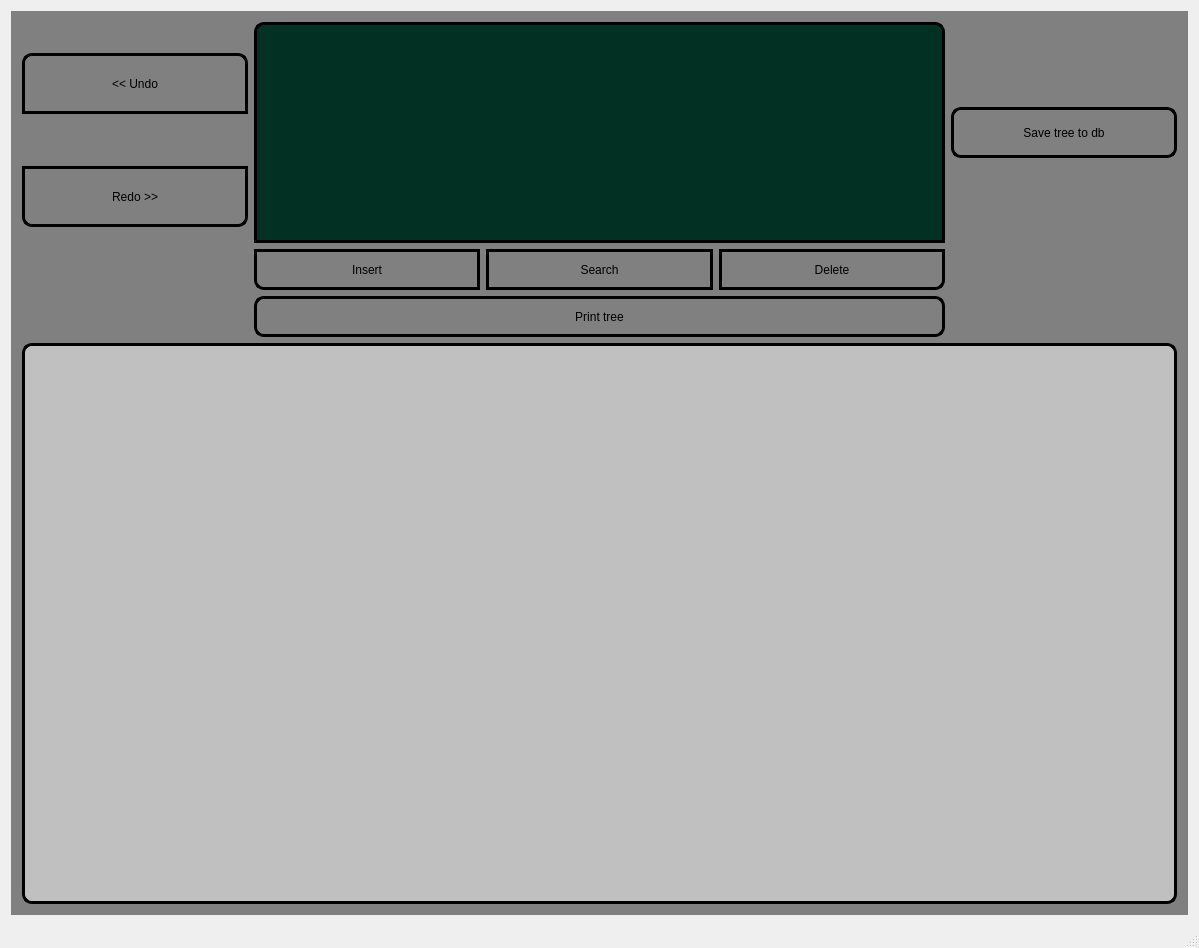
<?xml version="1.0" encoding="UTF-8"?>
<ui version="4.0">
 <class>MainWindow</class>
 <widget class="QMainWindow" name="MainWindow">
  <property name="geometry">
   <rect>
    <x>0</x>
    <y>0</y>
    <width>1199</width>
    <height>948</height>
   </rect>
  </property>
  <property name="windowTitle">
   <string>MainWindow</string>
  </property>
  <widget class="QWidget" name="centralWidget">
   <layout class="QGridLayout" name="gridLayout">
    <item row="0" column="0">
     <widget class="QStackedWidget" name="stackedWidget">
      <property name="styleSheet">
       <string notr="true">#stackedWidget{
background-color:gray;
}</string>
      </property>
      <property name="currentIndex">
       <number>2</number>
      </property>
      <widget class="QWidget" name="page">
       <layout class="QGridLayout" name="gridLayout_5">
        <item row="1" column="2">
         <widget class="QPushButton" name="RedPill">
          <property name="minimumSize">
           <size>
            <width>571</width>
            <height>271</height>
           </size>
          </property>
          <property name="styleSheet">
           <string notr="true">#RedPill{
background-color: transparent;
border-image: url(:pics/Red.png);
background: none;
border: none;
background-repeat: none;
border-radius:100px;
}

#RedPill:hover{
background-color:red;
}</string>
          </property>
          <property name="text">
           <string/>
          </property>
         </widget>
        </item>
        <item row="1" column="1">
         <spacer name="horizontalSpacer">
          <property name="orientation">
           <enum>Qt::Horizontal</enum>
          </property>
          <property name="sizeHint" stdset="0">
           <size>
            <width>16</width>
            <height>20</height>
           </size>
          </property>
         </spacer>
        </item>
        <item row="2" column="0">
         <widget class="QLabel" name="label_3">
          <property name="text">
           <string>You will use Splay tree</string>
          </property>
          <property name="alignment">
           <set>Qt::AlignHCenter|Qt::AlignTop</set>
          </property>
         </widget>
        </item>
        <item row="1" column="0">
         <widget class="QPushButton" name="BluePill">
          <property name="minimumSize">
           <size>
            <width>561</width>
            <height>271</height>
           </size>
          </property>
          <property name="maximumSize">
           <size>
            <width>561</width>
            <height>271</height>
           </size>
          </property>
          <property name="styleSheet">
           <string notr="true">#BluePill{
background-color: transparent;
border-image: url(:pics/Blue.png);
background: none;
border: none;
background-repeat: none;
border-radius:100%;
}

#BluePill:hover{
	background-color: blue;
}
</string>
          </property>
          <property name="text">
           <string/>
          </property>
         </widget>
        </item>
        <item row="0" column="0">
         <widget class="QLabel" name="label_4">
          <property name="layoutDirection">
           <enum>Qt::LeftToRight</enum>
          </property>
          <property name="text">
           <string>If you take the blue pill</string>
          </property>
          <property name="alignment">
           <set>Qt::AlignBottom|Qt::AlignHCenter</set>
          </property>
         </widget>
        </item>
        <item row="0" column="2">
         <widget class="QLabel" name="label_5">
          <property name="text">
           <string>If you take the red pill</string>
          </property>
          <property name="alignment">
           <set>Qt::AlignBottom|Qt::AlignHCenter</set>
          </property>
         </widget>
        </item>
        <item row="2" column="2">
         <widget class="QLabel" name="label_6">
          <property name="text">
           <string>You will use Red Black tree</string>
          </property>
          <property name="alignment">
           <set>Qt::AlignHCenter|Qt::AlignTop</set>
          </property>
         </widget>
        </item>
       </layout>
      </widget>
      <widget class="QWidget" name="page_2">
       <layout class="QGridLayout" name="gridLayout_6">
        <item row="0" column="3">
         <widget class="QLabel" name="label">
          <property name="text">
           <string/>
          </property>
         </widget>
        </item>
        <item row="6" column="0">
         <widget class="QPushButton" name="LoadButton">
          <property name="minimumSize">
           <size>
            <width>321</width>
            <height>41</height>
           </size>
          </property>
          <property name="styleSheet">
           <string notr="true">#LoadButton{
background-color:transparent;
border-style: solid;
border-width: 3px;
border-radius:10px;
border-color:black;
}

#LoadButton:hover{
background-color:silver;
}

#LoadButton:pressed{
background-color:white;
}</string>
          </property>
          <property name="text">
           <string>Load</string>
          </property>
         </widget>
        </item>
        <item row="0" column="4">
         <widget class="QPushButton" name="CreateNew">
          <property name="minimumSize">
           <size>
            <width>111</width>
            <height>41</height>
           </size>
          </property>
          <property name="styleSheet">
           <string notr="true">#CreateNew{
background-color:transparent;
border-style: solid;
border-width: 3px;
border-radius:10px;
border-color:black;
}

#CreateNew:hover{
background-color:silver;
}

#CreateNew:pressed{
background-color:white;
}
</string>
          </property>
          <property name="text">
           <string>Create</string>
          </property>
         </widget>
        </item>
        <item row="0" column="2">
         <widget class="QLineEdit" name="lineEdit">
          <property name="minimumSize">
           <size>
            <width>291</width>
            <height>41</height>
           </size>
          </property>
          <property name="styleSheet">
           <string notr="true">#lineEdit{
border-width:3px;
border-style:solid;
border-radius:10px;
}

#lineEdit:hover{
border-width:5px;
border-color:red;
}</string>
          </property>
          <property name="text">
           <string/>
          </property>
          <property name="placeholderText">
           <string>Enter name of new tree</string>
          </property>
         </widget>
        </item>
        <item row="0" column="0" rowspan="5">
         <widget class="QListView" name="DBlist">
          <property name="minimumSize">
           <size>
            <width>321</width>
            <height>451</height>
           </size>
          </property>
          <property name="styleSheet">
           <string notr="true">#DBlist{
background-color:pink;
border-style:solid;
border-top-right-radius:10px;
border-top-left-radius:10px;
border-bottom-right-radius:10px;
border-bottom-left-radius:10px;
border-width:3px;
}
</string>
          </property>
         </widget>
        </item>
        <item row="1" column="2">
         <layout class="QFormLayout" name="formLayout_4">
          <item row="0" column="0">
           <widget class="QLabel" name="label_2">
            <property name="styleSheet">
             <string notr="true">#label_2{
border-style:solid;
border-width:3px;
border-radius:10px
}</string>
            </property>
            <property name="text">
             <string>Choose comparator:</string>
            </property>
           </widget>
          </item>
          <item row="0" column="1">
           <widget class="QRadioButton" name="Less">
            <property name="styleSheet">
             <string notr="true">#Less{
border-top-style: solid;
border-left-style:solid;
border-right-style:solid;
border-width:3px;
border-color:black;
border-top-right-radius: 10px;
border-top-left-radius:10px;
}
#Less:hover{
border-width:5px;
border-color:red;
}</string>
            </property>
            <property name="text">
             <string>std::less</string>
            </property>
            <property name="checked">
             <bool>true</bool>
            </property>
           </widget>
          </item>
          <item row="1" column="1">
           <widget class="QRadioButton" name="Greater">
            <property name="styleSheet">
             <string notr="true">#Greater{
border-bottom-style: solid;
border-left-style:solid;
border-right-style:solid;
border-width:3px;
border-color:black;
border-bottom-right-radius: 10px;
border-bottom-left-radius:10px;
}
#Greater:hover{
border-width:5px;
border-color:red;
}</string>
            </property>
            <property name="text">
             <string>std::greater</string>
            </property>
           </widget>
          </item>
         </layout>
        </item>
       </layout>
      </widget>
      <widget class="QWidget" name="page_3">
       <layout class="QGridLayout" name="gridLayout_4">
        <item row="0" column="0">
         <widget class="QPushButton" name="Undo">
          <property name="minimumSize">
           <size>
            <width>131</width>
            <height>61</height>
           </size>
          </property>
          <property name="styleSheet">
           <string notr="true">#Undo{
background-color:transparent;
border-style: solid;
border-width: 3px;
border-top-left-radius:10px;
border-top-right-radius:10px;
border-color:black;
}

#Undo:hover{
background-color:silver;
}

#Undo:pressed{
background-color:white;
}</string>
          </property>
          <property name="text">
           <string>&lt;&lt; Undo</string>
          </property>
         </widget>
        </item>
        <item row="0" column="1" rowspan="2" colspan="3">
         <widget class="QTextEdit" name="textEdit">
          <property name="minimumSize">
           <size>
            <width>521</width>
            <height>221</height>
           </size>
          </property>
          <property name="styleSheet">
           <string notr="true">#textEdit{
background: rgb(2,49,36);
color:white;
border-style:solid;
border-top-right-radius:10px;
border-top-left-radius:10px;
border-width:3px;
}
</string>
          </property>
         </widget>
        </item>
        <item row="0" column="4" rowspan="2">
         <widget class="QPushButton" name="SaveButton">
          <property name="minimumSize">
           <size>
            <width>141</width>
            <height>51</height>
           </size>
          </property>
          <property name="styleSheet">
           <string notr="true">#SaveButton{
background-color:transparent;
border-style: solid;
border-width: 3px;
border-top-left-radius:10px;
border-top-right-radius:10px;
border-bottom-left-radius:10px;
border-bottom-right-radius:10px;
border-color:black;
}

#SaveButton:hover{
background-color:silver;
}

#SaveButton:pressed{
background-color:white;
}</string>
          </property>
          <property name="text">
           <string>Save tree to db</string>
          </property>
         </widget>
        </item>
        <item row="1" column="0">
         <widget class="QPushButton" name="Redo">
          <property name="minimumSize">
           <size>
            <width>131</width>
            <height>61</height>
           </size>
          </property>
          <property name="styleSheet">
           <string notr="true">#Redo{
background-color:transparent;
border-style: solid;
border-width: 3px;
border-bottom-left-radius:10px;
border-bottom-right-radius:10px;
border-color:black;
}

#Redo:hover{
background-color:silver;
}

#Redo:pressed{
background-color:white;
}</string>
          </property>
          <property name="text">
           <string>Redo &gt;&gt;</string>
          </property>
         </widget>
        </item>
        <item row="2" column="1">
         <widget class="QPushButton" name="InsertButton">
          <property name="minimumSize">
           <size>
            <width>191</width>
            <height>41</height>
           </size>
          </property>
          <property name="styleSheet">
           <string notr="true">#InsertButton{
background-color:transparent;
border-style: solid;
border-width: 3px;
border-bottom-left-radius:10px;
border-color:black;
}

#InsertButton:hover{
background-color:silver;
}

#InsertButton:pressed{
background-color:white;
}</string>
          </property>
          <property name="text">
           <string>Insert</string>
          </property>
         </widget>
        </item>
        <item row="2" column="2">
         <widget class="QPushButton" name="Search">
          <property name="minimumSize">
           <size>
            <width>141</width>
            <height>41</height>
           </size>
          </property>
          <property name="styleSheet">
           <string notr="true">#Search{
background-color:transparent;
border-style: solid;
border-width: 3px;
border-color:black;
}

#Search:hover{
background-color:silver;
}

#Search:pressed{
background-color:white;
}</string>
          </property>
          <property name="text">
           <string>Search</string>
          </property>
         </widget>
        </item>
        <item row="2" column="3">
         <widget class="QPushButton" name="DeleteButton">
          <property name="minimumSize">
           <size>
            <width>191</width>
            <height>41</height>
           </size>
          </property>
          <property name="styleSheet">
           <string notr="true">#DeleteButton{
background-color:transparent;
border-style: solid;
border-width: 3px;
border-bottom-right-radius:10px;
border-color:black;
}

#DeleteButton:hover{
background-color:silver;
}

#DeleteButton:pressed{
background-color:white;
}</string>
          </property>
          <property name="text">
           <string>Delete</string>
          </property>
         </widget>
        </item>
        <item row="3" column="1" colspan="3">
         <widget class="QPushButton" name="pushButton">
          <property name="minimumSize">
           <size>
            <width>521</width>
            <height>41</height>
           </size>
          </property>
          <property name="styleSheet">
           <string notr="true">#pushButton{
background-color:transparent;
border-style: solid;
border-width: 3px;
border-top-left-radius:10px;
border-top-right-radius:10px;
border-bottom-left-radius:10px;
border-bottom-right-radius:10px;
border-color:black;
}

#pushButton:hover{
background-color:silver;
}

#pushButton:pressed{
background-color:white;
}</string>
          </property>
          <property name="text">
           <string>Print tree</string>
          </property>
         </widget>
        </item>
        <item row="4" column="0" colspan="5">
         <widget class="QTextBrowser" name="TreeOutput">
          <property name="minimumSize">
           <size>
            <width>941</width>
            <height>281</height>
           </size>
          </property>
          <property name="styleSheet">
           <string notr="true">#TreeOutput{
background-color:silver;
border-style: solid;
border-width: 3px;
border-top-left-radius:10px;
border-top-right-radius:10px;
border-bottom-left-radius:10px;
border-bottom-right-radius:10px;
border-color:black;
}

</string>
          </property>
         </widget>
        </item>
       </layout>
       <zorder>textEdit</zorder>
       <zorder>InsertButton</zorder>
       <zorder>DeleteButton</zorder>
       <zorder>Undo</zorder>
       <zorder>Redo</zorder>
       <zorder>Search</zorder>
       <zorder>TreeOutput</zorder>
       <zorder>pushButton</zorder>
       <zorder>SaveButton</zorder>
      </widget>
     </widget>
    </item>
   </layout>
  </widget>
  <widget class="QMenuBar" name="menuBar">
   <property name="geometry">
    <rect>
     <x>0</x>
     <y>0</y>
     <width>1199</width>
     <height>23</height>
    </rect>
   </property>
  </widget>
  <widget class="QStatusBar" name="statusBar"/>
 </widget>
 <layoutdefault spacing="6" margin="11"/>
 <resources/>
 <connections/>
</ui>
